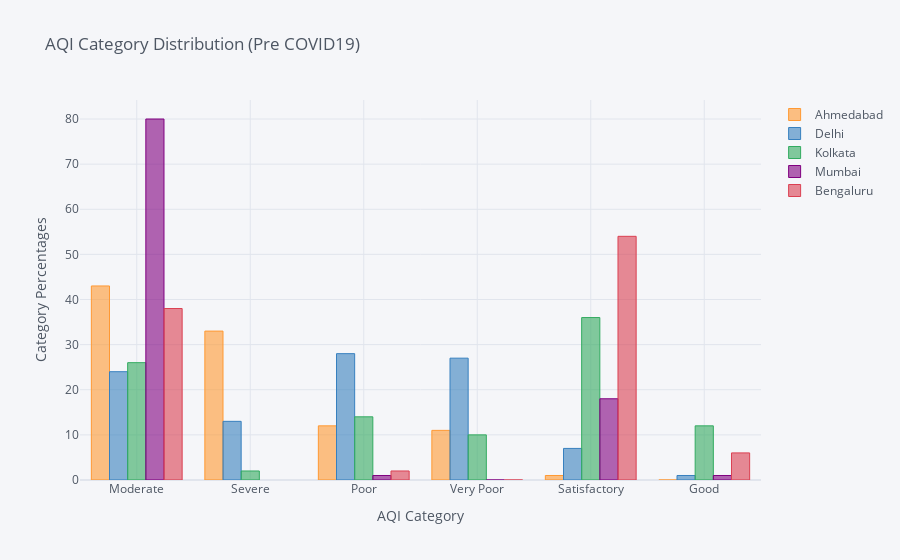

Notebook code cell kept with this figure:
### Code cell
# Calculating the percentage distribution of AQI category for specific cities

def al(var):
    cities = [var]
    filtered_city_day = df[df['Date'] <= '2020-04-01']
    AQI = filtered_city_day[filtered_city_day.City.isin(cities)][['City','AQI_Bucket']]
    AQI[var] = AQI['AQI_Bucket']
    k = AQI[var].value_counts()
    m = pd.DataFrame((round((k/sum(k))*100)))
    return m
p1 = al('Ahmedabad')
p2 = al('Delhi')
p3 = al('Kolkata')
p4 = al('Mumbai')
p5 = al('Bengaluru')
df_row = pd.concat([p1,p2,p3,p4,p5],axis=1)
df_row.iplot(kind='bar', align='center',xTitle='AQI Category', yTitle='Category Percentages' , title='AQI Category Distribution (Pre COVID19)')

### Figure 1 — Plotly figure (JSON) as saved in the notebook; plotly's stock layout.template omitted (floating-point values rounded to 4 significant figures)
{"data": [{"marker": {"color": "rgba(255, 153, 51, 0.6)", "line": {"color": "rgba(255, 153, 51, 1.0)", "width": 1}}, "name": "Ahmedabad", "orientation": "v", "text": "", "type": "bar", "x": ["Moderate", "Severe", "Poor", "Very Poor", "Satisfactory", "Good"], "y": [43, 33, 12, 11, 1, 0]}, {"marker": {"color": "rgba(55, 128, 191, 0.6)", "line": {"color": "rgba(55, 128, 191, 1.0)", "width": 1}}, "name": "Delhi", "orientation": "v", "text": "", "type": "bar", "x": ["Moderate", "Severe", "Poor", "Very Poor", "Satisfactory", "Good"], "y": [24, 13, 28, 27, 7, 1]}, {"marker": {"color": "rgba(50, 171, 96, 0.6)", "line": {"color": "rgba(50, 171, 96, 1.0)", "width": 1}}, "name": "Kolkata", "orientation": "v", "text": "", "type": "bar", "x": ["Moderate", "Severe", "Poor", "Very Poor", "Satisfactory", "Good"], "y": [26, 2, 14, 10, 36, 12]}, {"marker": {"color": "rgba(128, 0, 128, 0.6)", "line": {"color": "rgba(128, 0, 128, 1.0)", "width": 1}}, "name": "Mumbai", "orientation": "v", "text": "", "type": "bar", "x": ["Moderate", "Severe", "Poor", "Very Poor", "Satisfactory", "Good"], "y": [80, "", 1, 0, 18, 1]}, {"marker": {"color": "rgba(219, 64, 82, 0.6)", "line": {"color": "rgba(219, 64, 82, 1.0)", "width": 1}}, "name": "Bengaluru", "orientation": "v", "text": "", "type": "bar", "x": ["Moderate", "Severe", "Poor", "Very Poor", "Satisfactory", "Good"], "y": [38, "", 2, 0, 54, 6]}], "layout": {"legend": {"bgcolor": "#F5F6F9", "font": {"color": "#4D5663"}}, "paper_bgcolor": "#F5F6F9", "plot_bgcolor": "#F5F6F9", "title": {"font": {"color": "#4D5663"}, "text": "AQI Category Distribution (Pre COVID19)"}, "xaxis": {"gridcolor": "#E1E5ED", "showgrid": true, "tickfont": {"color": "#4D5663"}, "title": {"font": {"color": "#4D5663"}, "text": "AQI Category"}, "zerolinecolor": "#E1E5ED"}, "yaxis": {"gridcolor": "#E1E5ED", "showgrid": true, "tickfont": {"color": "#4D5663"}, "title": {"font": {"color": "#4D5663"}, "text": "Category Percentages"}, "zerolinecolor": "#E1E5ED"}}}
